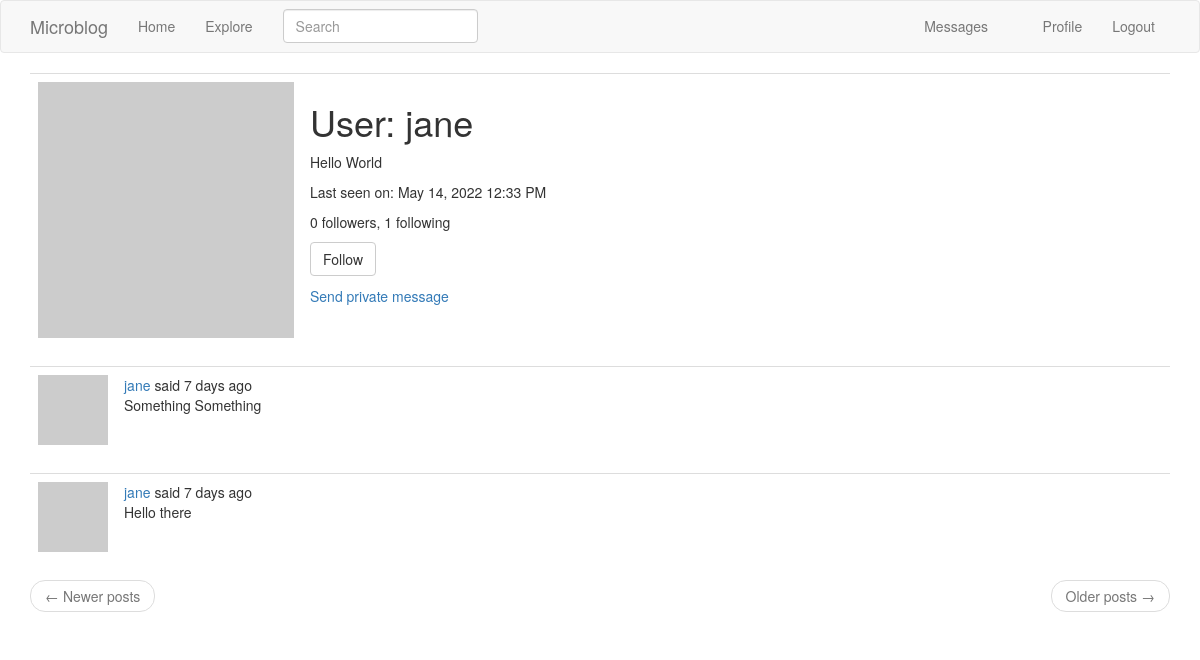
The app's page /user/jane (signed in) with its own data.
### app/models.py (models this page shows, shortened)
class User(UserMixin, db.Model):
    id = db.Column(db.Integer, primary_key=True)
    username = db.Column(db.String(64), index=True, unique=True)
    email = db.Column(db.String(120), index=True, unique=True)
    password_hash = db.Column(db.String(128))
    posts = db.relationship('Post', backref='author', lazy='dynamic')
    about_me = db.Column(db.String(140))
    last_seen = db.Column(db.DateTime, default=datetime.utcnow)
    followed = db.relationship(
        'User', secondary=followers,
        primaryjoin=(followers.c.follower_id == id),
        secondaryjoin=(followers.c.followed_id == id),
        backref=db.backref('followers', lazy='dynamic'), lazy='dynamic')
    messages_sent = db.relationship('Message',
                                    foreign_keys='Message.sender_id',
                                    backref='author', lazy='dynamic')
    messages_received = db.relationship('Message',
                                        foreign_keys='Message.recipient_id',
                                        backref='recipient', lazy='dynamic')
    last_message_read_time = db.Column(db.DateTime)
    notifications = db.relationship('Notification', backref='user',
                                    lazy='dynamic')
    tasks = db.relationship('Task', backref='user', lazy='dynamic')
    def avatar(self, size):
        digest = md5(self.email.lower().encode('utf-8')).hexdigest()
        return 'https://www.gravatar.com/avatar/{}?d=identicon&s={}'.format(
            digest, size)
    def is_following(self, user):
        return self.followed.filter(
            followers.c.followed_id == user.id).count() > 0
    def new_messages(self):
        last_read_time = self.last_message_read_time or datetime(1900, 1, 1)
        return Message.query.filter_by(recipient=self).filter(
            Message.timestamp > last_read_time).count()
    def get_tasks_in_progress(self):
        return Task.query.filter_by(user=self, complete=False).all()

class SearchableMixin(object):
    @classmethod
    def before_commit(cls, session):
        session._changes = {
            'add': list(session.new),
            'update': list(session.dirty),
            'delete': list(session.deleted)
        }
    @classmethod
    def after_commit(cls, session):
        for obj in session._changes['add']:
            if isinstance(obj, SearchableMixin):
                add_to_index(obj.__tablename__, obj)
        for obj in session._changes['update']:
            if isinstance(obj, SearchableMixin):
                add_to_index(obj.__tablename__, obj)
        for obj in session._changes['delete']:
            if isinstance(obj, SearchableMixin):
                remove(obj.__tablename__, obj)

class Post(SearchableMixin, db.Model):
    __searchable__ = ['body']
    id = db.Column(db.Integer, primary_key=True)
    body = db.Column(db.String(140))
    timestamp = db.Column(db.DateTime, index=True, default=datetime.utcnow)
    user_id = db.Column(db.Integer, db.ForeignKey('user.id'))
    language = db.Column(db.String(5))

### app/main/routes.py (the view)
@bp.route('/user/<username>')
@login_required
def user(username):
    user = User.query.filter_by(username=username).first_or_404()
    page = request.args.get('page', 1, type=int)
    posts = user.posts.order_by(Post.timestamp.desc()).paginate(
        page, current_app.config['POSTS_PER_PAGE'], False)
    next_url = url_for('main.user', username=user.username,
                       page=posts.next_num) if posts.has_next else None
    prev_url = url_for('main.user', username=user.username,
                       page=posts.prev_num) if posts.has_prev else None
    form = EmptyForm()
    return render_template('user.html', user=user, posts=posts.items,
                           next_url=next_url, prev_url=prev_url, form=form)

### app/main/forms.py
class SearchForm(FlaskForm):
    q = StringField(_l('Search'), validators=[DataRequired()])
    def __init__(self, *args, **kwargs):
        if 'formdata' not in kwargs:
            kwargs['formdata'] = request.args
        if 'meta' not in kwargs:
            kwargs['meta'] = {'csrf': False}
        super().__init__(*args, **kwargs)

class EmptyForm(FlaskForm):
    submit = SubmitField('Submit')

### app/main/routes.py (called while the page is built)
@bp.before_app_request
def before_request():
    if current_user.is_authenticated:
        current_user.last_seen = datetime.utcnow()
        db.session.commit()
        g.search_form = SearchForm()
    g.locale = str(get_locale())

### app/models.py (called while the page is built)
@login.user_loader
def load_user(id):
    return User.query.get(int(id))

### app/templates/user.html (shortened to what this page needs)
{% extends "base.html" %}
{% block app_content %}
    <table class="table table-hover">
        <tr>
            <td width="256px">
                <img src="{{ user.avatar(256) }}"
                     alt="{{ user.username }}'s avatar"
                     height="256"
                     width="256"/>
            </td>
            <td>
                <h1>{{ _('User') }}: {{ user.username }}</h1>
                {% if user.about_me %}
                    <p>
                        {{ user.about_me }}
                    </p>
                {% endif %}
                {% if user.last_seen %}
                    <p>
                        {{ _('Last seen on') }}: {{ moment(user.last_seen).format('LLL') }}
                    </p>
                {% endif %}
                <p>
                    {{ _('%(count)d followers', count=user.followers.count()) }}, {{ _('%(count)d following', count=user.followed.count()) }}
                </p>
                {% if user == current_user %}
                    <p>
                        <a href="{{ url_for('main.edit_profile') }}">{{ _('Edit your profile') }}</a>
                    </p>
                    {% if not current_user.get_task_in_progress('export_posts') %}
                    <p>
                        <a href="{{ url_for('main.export_posts') }}">
                            {{ _('Export your posts') }}
                        </a>
                    </p>
                    {% endif %}
                {% elif not current_user.is_following(user) %}
                    <p>
                        <form action="{{ url_for('main.follow', username=user.username) }}"
                              method="post">
                            {{ form.submit(value=_('Follow'), class_='btn btn-default') }}
                        </form>
                    </p>
                {% endif %}
                {% if user != current_user %}
                <p>
                    <a href="{{ url_for('main.send_message',
                                        recipient=user.username) }}">
                        {{ _('Send private message') }}
                    </a>
                </p>
                {% endif %}
            </td>
        </tr>
    </table>
    {% for post in posts %}
        {% include '_post.html' %}
    {% endfor %}
    {% include "_page_nav.html" %}
{% endblock app_content %}

### app/templates/_post.html (shortened to what this page needs)
<table class="table table-hover">
    <tr>
        <td width="70px">
            <a href="{{ url_for('main.user', username=post.author.username) }}">
                <img src="{{ post.author.avatar(70) }}"
                     alt="{{ post.author.username }}'s avatar"
                     height="70"
                     width="70"/>
            </a>
        </td>
        <td>
        {{ _('%(username)s said %(when)s',
        username=user_link, when=moment(post.timestamp).fromNow()) }}
        <br />
        <span id="post{{ post.id }}">{{ post.body }}</span>
    </td>
</tr>
</table>

### records on screen
User: username "jane", about_me "Hello World", last_seen "May 14, 2022 12:33 PM"
Post: body "Something Something"
Post: body "Hello there"
